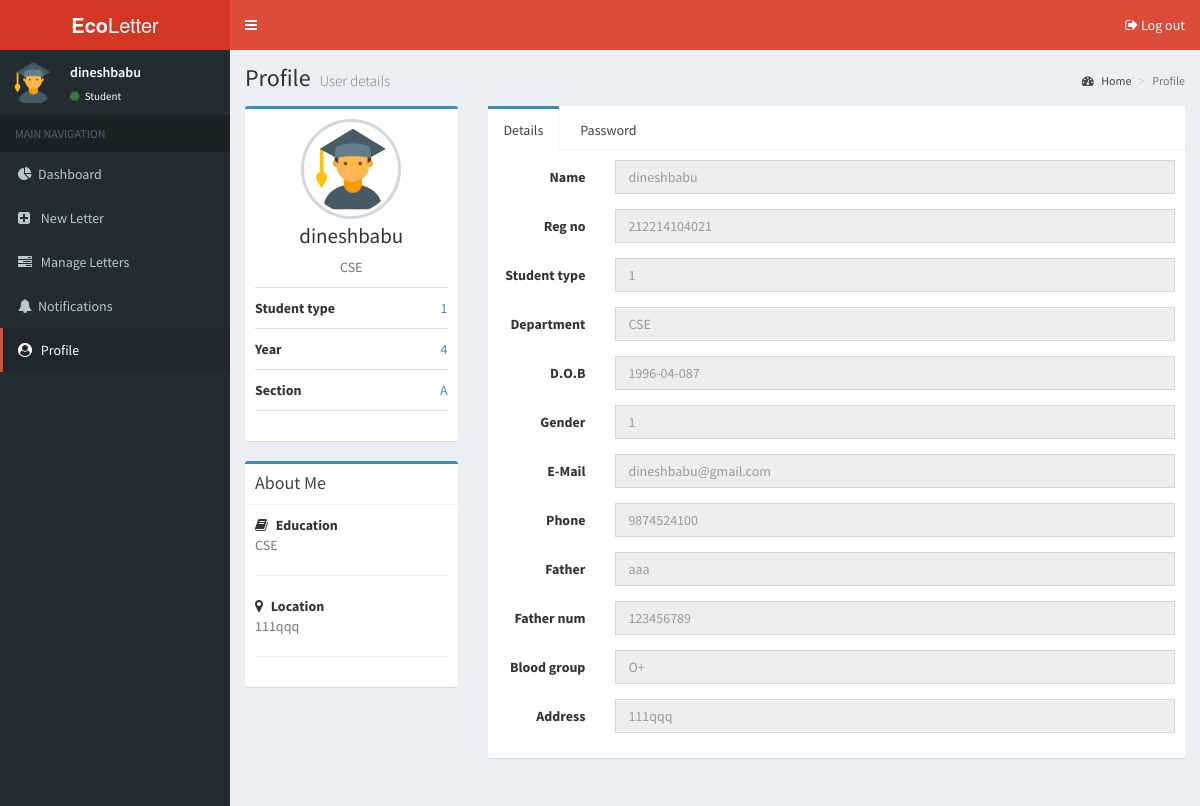
Page /student/profile.php (signed in) on the committed database.
### tables this page shows
CREATE TABLE `student_data` (
  `student_id` varchar(50) NOT NULL,
  `name` varchar(50) NOT NULL,
  `studenttype` varchar(50) NOT NULL,
  `year` int(11) NOT NULL,
  `department` varchar(50) NOT NULL,
  `section` varchar(30) NOT NULL,
  `gender` varchar(30) NOT NULL,
  `email` varchar(75) NOT NULL,
  `dob` date NOT NULL,
  `phno` varchar(30) NOT NULL,
  `fathernam` varchar(100) NOT NULL,
  `fathermob` varchar(30) NOT NULL,
  `bldgrp` varchar(30) NOT NULL,
  `address` text NOT NULL
);

### student/profile.php (the view, shortened to what this page needs)
<?php
include('../session.php');
?>
<!DOCTYPE html>
<html>
<head>
    <link rel="stylesheet" href="../bower_components/bootstrap/dist/css/bootstrap.min.css">
    <link rel="stylesheet" href="../bower_components/font-awesome/css/font-awesome.min.css">
    <link rel="stylesheet" href="../bower_components/Ionicons/css/ionicons.min.css">
    <link rel="stylesheet" href="../bower_components/jvectormap/jquery-jvectormap.css">
    <link rel="stylesheet" href="../dist/css/AdminLTE.min.css">
    <link rel="stylesheet" href="../dist/css/skins/_all-skins.min.css">
    <link rel="stylesheet" href="../plugins/bootstrap-wysihtml5/bootstrap3-wysihtml5.min.css">
</head>
<body class="hold-transition skin-red sidebar-mini">
<div class="wrapper">
    <header class="main-header">
        <a href="/" class="logo">
            <span class="logo-lg"><b>Eco</b>Letter</span>
        </a>
        <nav class="navbar navbar-static-top">
            <a href="#" class="sidebar-toggle" data-toggle="push-menu" role="button">
            </a>
            <div class="navbar-custom-menu">
                <ul class="nav navbar-nav">
                    <li>
                        <a href="/logout.php"><i class="fa fa-sign-out"></i> Log out</a>
                    </li>
                </ul>
            </div>
        </nav>
    </header>
    <aside class="main-sidebar">
        <section class="sidebar">
            <div class="user-panel">
                <div class="pull-left image"><img src="../dist/img/student.png" class="img-circle" alt="User Image">
                </div>
                <div class="pull-left info"><p> <?php
                        $sql = "SELECT name from student_data WHERE student_id='".$_SESSION['login_user']."'";
                        $result = mysqli_query($db, $sql);
                        if (mysqli_num_rows($result) > 0) {
                            $row = mysqli_fetch_assoc($result);
                            echo $row['name'];
                        } else {
                            echo "0 results";
                        }
                        ?></p>                    <a href="#"><i
                                class="fa fa-circle text-success"></i> Student</a></div>
            </div>
            <ul class="sidebar-menu" data-widget="tree">
                <li class="header">MAIN NAVIGATION</li>
                <li><a href="index.php"><i class="fa fa-pie-chart"></i><span>Dashboard</span></a></li>
                <li><a href="new-letter.php"><i class="fa fa-plus-square"></i> <span>New Letter</span></a></li>
                <li><a href="manage-letter.php?option=pending"><i class=" fa fa-tasks"></i> <span>Manage Letters</span></a></li>
                <li><a href="notifications.php"><i class="fa fa-bell"></i><span>Notifications</span></a></li>
                <li class="active"><a href="profile.php"><i class="fa fa-user-circle"></i> <span>Profile</span></a></li>
            </ul>
        </section>
    </aside>
    <div class="content-wrapper">
        <section class="content-header">
            <h1>
                Profile
                <small>User details</small>
            </h1>
            <ol class="breadcrumb">
                <li><a href="#"><i class="fa fa-dashboard"></i> Home</a></li>
                <li class="active">Profile</li>
            </ol>
        </section>
        <section class="content">
            <?php
            $usern="SELECT * FROM student_data WHERE student_id='".$_SESSION['login_user']."'";
            $std=mysqli_query($db, $usern);
            $data=mysqli_fetch_array($std);
            ?>
            <div class="row">
                <div class="col-md-3">
                    <div class="box box-primary">
                        <div class="box-body box-profile">
                            <img class="profile-user-img img-responsive img-circle"
                                 src="../dist/img/student.png" alt="User profile picture">
                            <h3 class="profile-username text-center"> <?php echo $data['name']; ?>  </h3>
                            <p class="text-muted text-center"><?php echo $data['department']; ?></p>
                            <ul class="list-group list-group-unbordered">
                                <li class="list-group-item">
                                    <b>Student type</b> <a class="pull-right"><?php echo $data['studenttype']; ?></a>
                                </li>
                                <li class="list-group-item">
                                    <b>Year</b> <a class="pull-right"><?php echo $data['year']; ?> </a>
                                </li>
                                <li class="list-group-item">
                                    <b>Section</b> <a class="pull-right"><?php echo $data['section']; ?> </a>
                                </li>
                            </ul>
                        </div>
                    </div>
                    <div class="box box-primary">
                        <div class="box-header with-border">
                            <h3 class="box-title">About Me</h3>
                        </div>
                        <div class="box-body">
                            <strong><i class="fa fa-book margin-r-5"></i> Education</strong>
                            <p class="text-muted">
                                <?php echo $data['department']; ?>
                            </p>
                            <hr>
                            <strong><i class="fa fa-map-marker margin-r-5"></i> Location</strong>
                            <p class="text-muted"><?php echo $data['address']; ?> </p>
                            <hr>
                        </div>
                    </div>
                </div>
                <div class="col-md-9">
                    <div class="nav-tabs-custom">
                        <ul class="nav nav-tabs">
                            <li class="active"><a href="#activity" data-toggle="tab">Details</a></li>
                            <li><a href="#password" data-toggle="tab">Password</a></li>
                        </ul>
                        <div class="tab-content">
                            <div class="active tab-pane" id="activity">
                            <form class="form-horizontal">
                                <div class="form-group">
                                    <label for="inputName" class="col-sm-2 control-label">Name</label>
                                    <div class="col-sm-10">
                                        <input type="text" class="form-control" id="inputName" placeholder="<?php echo $data['name']; ?>" disabled="disabled">
                                    </div>
                                </div>
                                <div class="form-group">
                                    <label for="inputName" class="col-sm-2 control-label">Reg no</label>
                                    <div class="col-sm-10">
                                        <input type="text" class="form-control" id="inputName" placeholder="<?php echo $data['student_id']; ?>" disabled="disabled">
                                    </div>
                                </div>
                                <div class="form-group">
                                    <label for="inputName" class="col-sm-2 control-label">Student type</label>
                                    <div class="col-sm-10">
                                        <input type="text" class="form-control" id="inputName" placeholder="<?php echo $data['studenttype']; ?>" disabled="disabled">
                                    </div>
                                </div>
                                <div class="form-group">
                                    <label for="inputName" class="col-sm-2 control-label">Department</label>
                                    <div class="col-sm-10">
                                        <input type="text" class="form-control" id="inputName" placeholder="<?php echo $data['department']; ?>" disabled="disabled">
                                    </div>
                                </div>
                                <div class="form-group">
                                    <label for="inputName" class="col-sm-2 control-label">D.O.B</label>
                                    <div class="col-sm-10">
                                        <input type="text" class="form-control" id="inputName" placeholder="<?php echo $data['dob']; ?>7" disabled="disabled">
                                    </div>
                                </div>
                                <div class="form-group">
                                    <label for="inputName" class="col-sm-2 control-label">Gender</label>
                                    <div class="col-sm-10">
                                        <input type="text" class="form-control" id="inputName" placeholder="<?php echo $data['gender']; ?>" disabled="disabled">
                                    </div>
                                </div>
                                <div class="form-group">
                                    <label for="inputName" class="col-sm-2 control-label">E-Mail</label>
                                    <div class="col-sm-10">
                                        <input type="text" class="form-control" id="inputName" placeholder="<?php echo $data['email']; ?>" disabled="disabled">
                                    </div>
                                </div>
                                <div class="form-group">
                                    <label for="inputName" class="col-sm-2 control-label">Phone</label>
                                    <div class="col-sm-10">
                                        <input type="text" class="form-control" id="inputName" placeholder="<?php echo $data['phno']; ?>" disabled="disabled">
                                    </div>
                                </div>
                                <div class="form-group">
                                    <label for="inputName" class="col-sm-2 control-label">Father</label>
                                    <div class="col-sm-10">
                                        <input type="text" class="form-control" id="inputName" placeholder="<?php echo $data['fathernam']; ?>" disabled="disabled">
                                    </div>
                                </div>
                                <div class="form-group">
                                    <label for="inputName" class="col-sm-2 control-label">Father num</label>
                                    <div class="col-sm-10">
                                        <input type="text" class="form-control" id="inputName" placeholder="<?php echo $data['fathermob']; ?>" disabled="disabled">
                                    </div>
                                </div>
                                <div class="form-group">
                                    <label for="inputName" class="col-sm-2 control-label">Blood group</label>
                                    <div class="col-sm-10">
                                        <input type="text" class="form-control" id="inputName" placeholder="<?php echo $data['bldgrp']; ?>" disabled="disabled">
                                    </div>
                                </div>
                                <div class="form-group">
                                    <label for="inputName" class="col-sm-2 control-label">Address</label>
                                    <div class="col-sm-10">
                                        <input type="text" class="form-control" id="inputName" placeholder="<?php echo $data['address']; ?>" disabled="disabled">
                                    </div>
                                </div>
                            </form>
                            </div>
                        </div>
                    </div>
                </div>
            </div>
        </section>
    </div>
</div>
</body>
</html>

### rows in the picture
student_data: name "dineshbabu", department "CSE", studenttype "1", year "4", section "A", address "111qqq", student_id "212214104021", dob "1996-04-087", gender "1", email "dineshbabu@gmail.com", phno "9874524100", fathernam "aaa", fathermob "123456789", bldgrp "O+"
